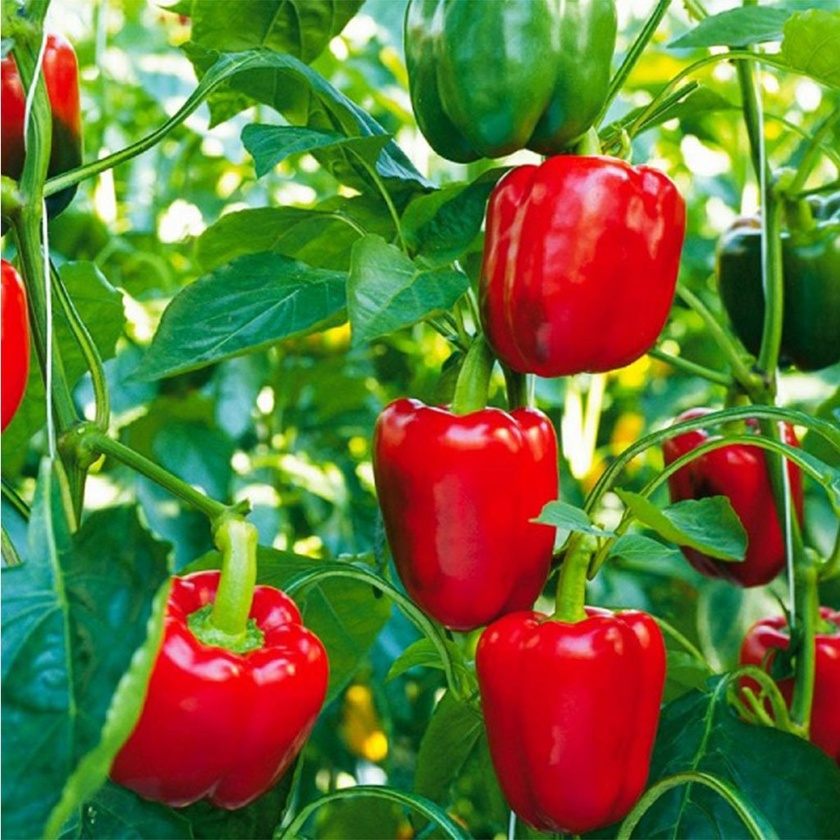
#> input picture DATA/8_pepber.jpg, 840 x 840 px, shrunk from 1024 x 1024 before the run, found by its file name
$ jupyter execute --allow-errors odev1.ipynb
#> lines starting #> are read from the running program, lines starting #| are printed output that depends on the picture
[cell 1]
import cv2
import matplotlib.pyplot as plt
import numpy as np

[cell 2]
# odev1 resmin kirmizi kanalini yuzde 40 azalt

img = cv2.imread('DATA/8_pepber.jpg')
#> img is the input picture: shape (840, 840, 3); mean B, G, R 55.3, 114.5, 103.2
#cvtColor(src, code[, dst[, dstCn]]) -> dst
img = cv2.cvtColor(img, cv2.COLOR_BGR2RGB)
imgR = np.copy(img)
imgG = np.copy(img)

[cell 3]
plt.imshow(imgR)

[cell 4]
imgR[:,:,0]

[cell 5]
#yontem 1
i = 0
for row in imgR[:, :, 0]:
    j = 0
    for col in row:
        imgR[i, j] = int(col * 0.6)
        j += 1
    i += 1
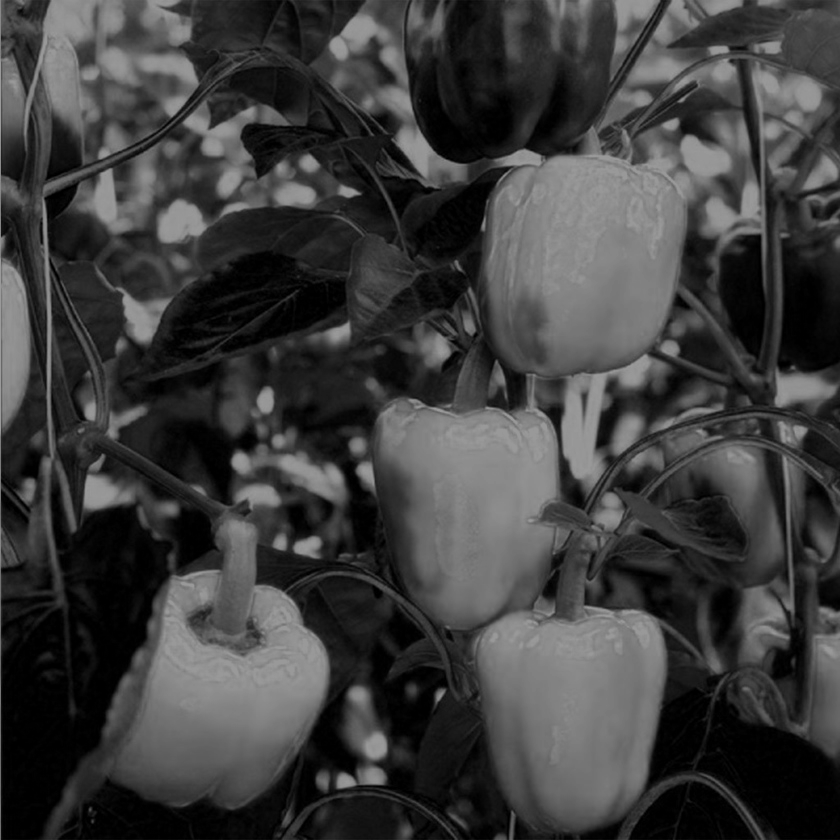
#> imgR: shape (840, 840, 3); min 0, max 153, mean 61.5
#> after the loop, i = 840

#> (a cell that did not finish here is left out)

[cell 7]
imgR[:,:,0]

[cell 8]
plt.subplot(1, 2, 1)
plt.imshow(img)
plt.subplot(1, 2, 2)
plt.imshow(imgR)
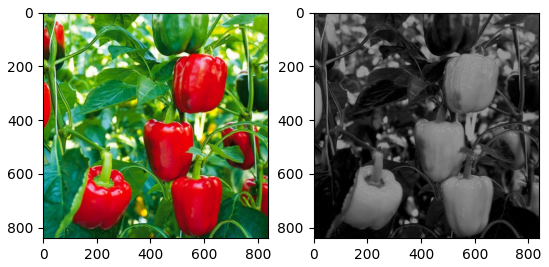
#> figure drawn by matplotlib, 2 panels

[cell 9]
imgROI = img[:5,:5,0]
#> imgROI = [[218, 160, 150, 141, 129], [216, 154, 144, 137, 121], [219, 152, 141, 134, 116], [218, 150, 139, 130, 112], [217, 151, 141, 132, 114]]

[cell 10]
print(imgROI)
#| [[218 160 150 141 129]
#|  [216 154 144 137 121]
#|  [219 152 141 134 116]
#|  [218 150 139 130 112]
#|  [217 151 141 132 114]]

[cell 11]
for row in imgROI[:, :]:
    print(row)
#> this loop made 5 passes
#| [218 160 150 141 129]
#| [216 154 144 137 121]
#| [219 152 141 134 116]
#| [218 150 139 130 112]
#| [217 151 141 132 114]

[cell 12]
imgROI[0,0] = int(imgROI[0,0] * 0.6)

[cell 13]
print(imgROI)
#| [[130 160 150 141 129]
#|  [216 154 144 137 121]
#|  [219 152 141 134 116]
#|  [218 150 139 130 112]
#|  [217 151 141 132 114]]

[cell 14]
i=0
for row in imgROI[:, :]:
    j=0
    for col in row:
        imgROI[i, j] = int(col * 0.6)
        j += 1
    i += 1
#> this loop made 5 passes
#> after the loop, i = 5; imgROI = [[78, 96, 90, 84, 77], [129, 92, 86, 82, 72], [131, 91, 84, 80, 69], [130, 90, 83, 78, 67], [130, 90, 84, 79, 68]]

[cell 15]
print(imgROI)
#| [[ 78  96  90  84  77]
#|  [129  92  86  82  72]
#|  [131  91  84  80  69]
#|  [130  90  83  78  67]
#|  [130  90  84  79  68]]

$ run again, with DATA/13_noised.jpg copied over DATA/8_pepber.jpg
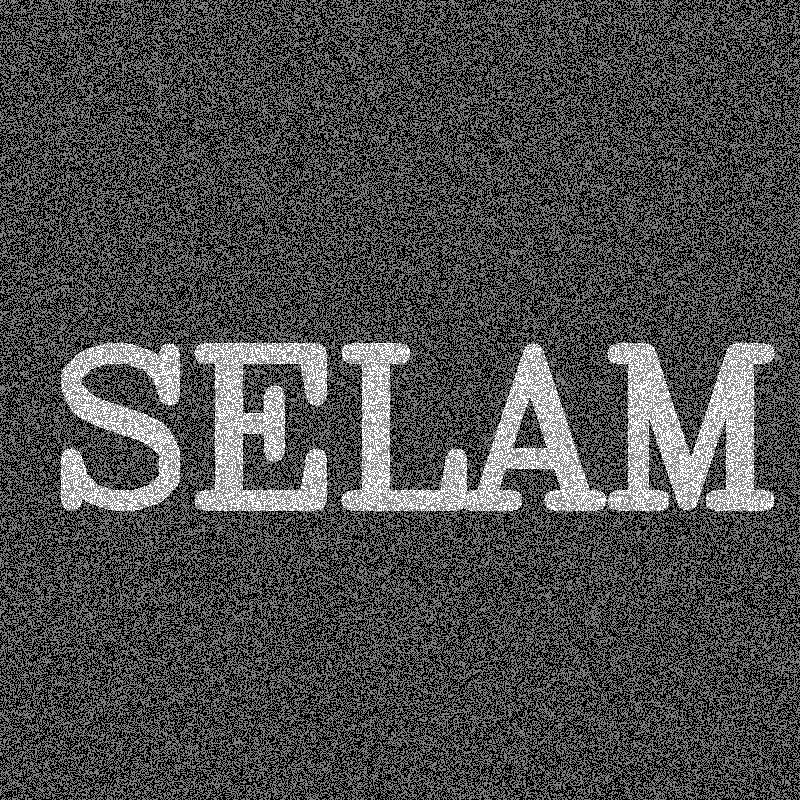
#> input picture DATA/13_noised.jpg, 800 x 800 px, found by its file name
#> img is the input picture: shape (800, 800, 3); min 0, max 255, mean 76.9
#> after the loop `for row in imgR[:, :, 0]:`:
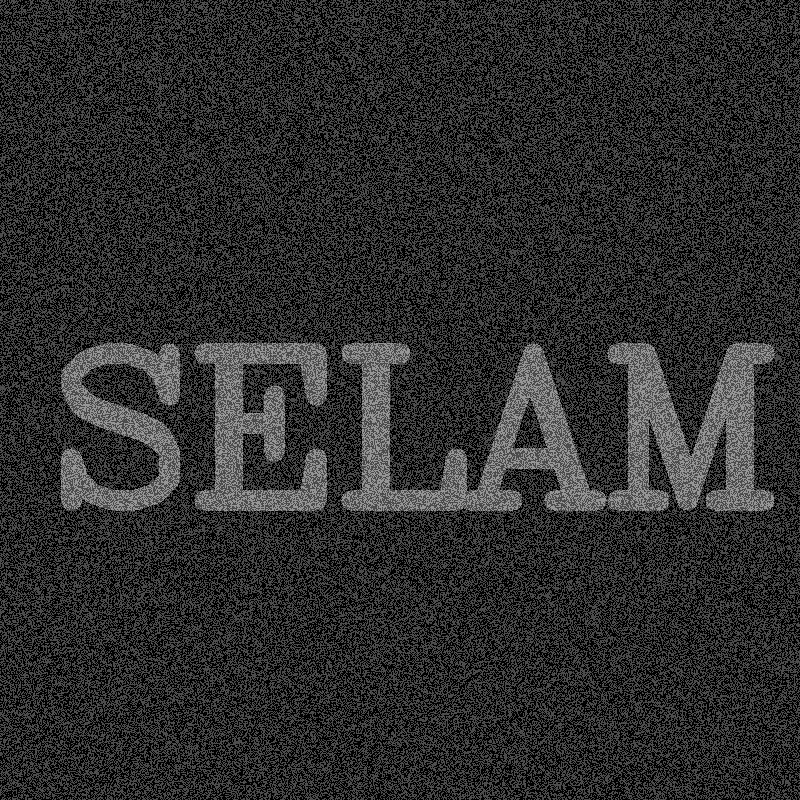
#> imgR: shape (800, 800, 3); min 0, max 153, mean 45.9
#> after the loop `for row in imgR[:, :, 0]:`: i = 800
#> `[cell 8] plt.subplot(1, 2, 1) plt.imshow(img) plt.subplot(1, 2, 2) plt..`:
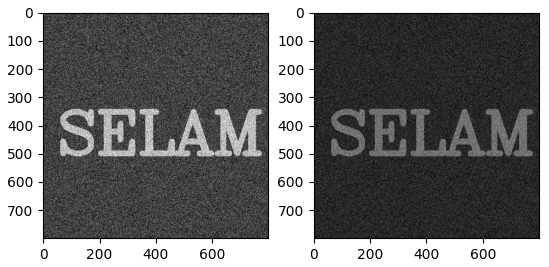
#> figure drawn by matplotlib, 2 panels
#> `imgROI = img[:5,:5,0]`: imgROI = [[132, 132, 120, 0, 130], [0, 114, 140, 0, 137], [128, 134, 0, 133, 124], [130, 7, 5, 0, 0], [4, 0, 0, 133, 139]]
#| [[132 132 120   0 130]
#|  [  0 114 140   0 137]
#|  [128 134   0 133 124]
#|  [130   7   5   0   0]
#|  [  4   0   0 133 139]]
#> the loop `for row in imgROI[:, :]:` made 5 passes
#> (printed output is left out)
#| [[ 79 132 120   0 130]
#|  [  0 114 140   0 137]
#|  [128 134   0 133 124]
#|  [130   7   5   0   0]
#|  [  4   0   0 133 139]]
#> the loop `for row in imgROI[:, :]:` made 5 passes
#> after the loop `for row in imgROI[:, :]:`: i = 5; imgROI = [[47, 79, 72, 0, 78], [0, 68, 84, 0, 82], [76, 80, 0, 79, 74], [78, 4, 3, 0, 0], [2, 0, 0, 79, 83]]
#| [[47 79 72  0 78]
#|  [ 0 68 84  0 82]
#|  [76 80  0 79 74]
#|  [78  4  3  0  0]
#|  [ 2  0  0 79 83]]
